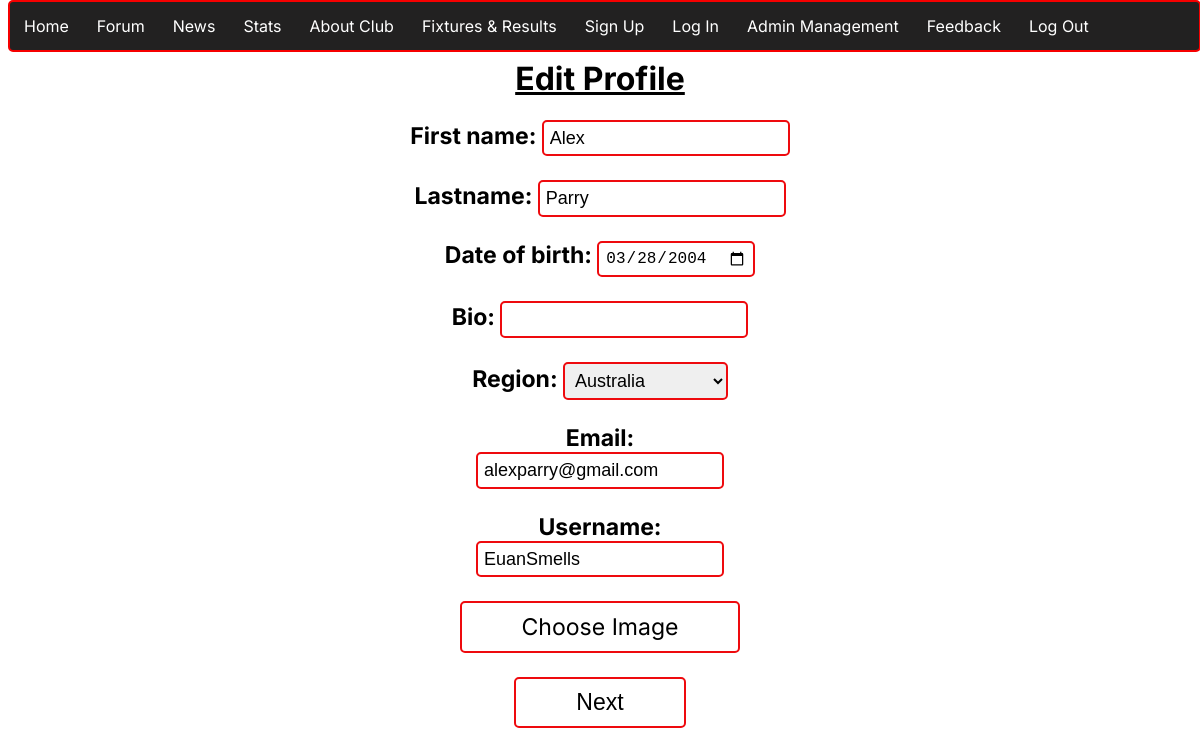
Page /edit_profile.php?id=7 on the committed database.
### tables this page shows
CREATE TABLE `users` (
  `id` int(11) NOT NULL,
  `username` text NOT NULL,
  `password` text NOT NULL,
  `firstname` text NOT NULL,
  `lastname` text NOT NULL,
  `email` text NOT NULL,
  `bio` text NOT NULL,
  `profile_pic` blob NOT NULL,
  `region` text NOT NULL,
  `status` enum('active','inactive','','') NOT NULL,
  `birthdate` text NOT NULL,
  `role` enum('user','admin','','') NOT NULL
);

### edit_profile.php (the view, shortened to what this page needs)
<?php
include 'nav.php';
$id = intval($_GET['id']);
$stmt = $conn->prepare("SELECT * FROM users WHERE id = ?");
$stmt->bind_param("i", $id);
$stmt->execute();
$result = $stmt->get_result();
$row = $result->fetch_assoc();
$username = $row['username'];
$firstname = $row['firstname'];
$lastname = $row['lastname'];
$email = $row['email'];
$bio = $row['bio'];
$region = $row['region'];
$birthdate = $row['birthdate'];
?>
<!DOCTYPE html>
<html lang="en">
<head>
    <link rel="stylesheet" href="main.css">
    <link rel="stylesheet" href="signup.css">
    <link rel="stylesheet" href="accounts.css">
</head>
<body>
    <h1 class="title"> <u>Edit Profile</u></h1>
<form action="edit_profile_validate.php" method='POST' enctype="multipart/form-data">
        <label class="labels" for="firstname"><b>First name:</b></label>
        <input type="text" class="box" name="firstname" value="<?php echo $firstname;?> "required> <br>
        <br>
        <label class="labels" for="lastname"><b>Lastname:</b></label>
        <input type="text" class="box" name="lastname" value="<?php echo $lastname;?> "required> <br>
        <br>
        <label class="labels" for="dob"><b>Date of birth:</b></label>
        <input type="date" class="box" id="birthdate"name="birthdate" value="<?php echo $birthdate;?>"> <br> <br>
        <label class="labels" for ="bio"><b>Bio:</b></label>
        <input type="text" class="box" name="bio" value="<?php echo $bio;?>"> <br>
        <br>
        <label class="labels" for="region"><b>Region:</b></label>
        <select id="region" class="box" name="region" value="<?php echo $region;?>">
        <option value="Australia">Australia</option>
        </select>
        <br>
        <br>
        <label class="labels" for="email"><b>Email:</b></label> <br>
        <input type="text" class="box"  name="email" value="<?php echo $email;?>" required> <br>
        <br> <label class="labels" for="username"><b>Username:</b></label> <br>
        <input type="text" class="box" name="username" value="<?php echo $username; ?>" required> <br>
        <br> <label for="pictureup" class="custom-file-upload">Choose Image </label>
        <br>
        <br> <div class="next">
            <button type="submit" class="box" name= "submit" value="submit" class="signupbtn" >Next</button>
        </div>
    </form>
</body>
</html>

### main.css (style rules this page uses)
body { font-family: "Inter", sans-serif; font-optical-sizing: auto; font-weight: weight; font-style: normal; }
.title { margin-top: 5%; text-align: center; }
.box { border: 2px solid #EE0A0E; font-size: large; padding: 0.5%; border-radius: 5px; -webkit-border-radius: 5px; -moz-border-radius: 5px; -ms-border-radius: 5px; -o-border-radius: 5px; }
.labels { font-size: larger; }
button[type=submit] { text-align: center; border: 2px solid #EE0A0E; padding: 10px 60px; border-radius: 5px; cursor: pointer; background-color: white; text-decoration: none; color: black; display: inline-block; font-size: 120%; transition-duration: 0.4s; }
.custom-file-upload { text-align: center; border: 2px solid #EE0A0E; padding: 10px 60px; border-radius: 5px; cursor: pointer; background-color: white; text-decoration: none; color: black; display: inline-block; font-size: 120%; transition-duration: 0.4s; }

### signup.css (style rules this page uses)
form { text-align: center; font-size: larger; }

### rows in the picture
users: firstname "Alex", lastname "Parry", birthdate "03/28/2004", region "Australia", email "alexparry@gmail.com", username "EuanSmells"
